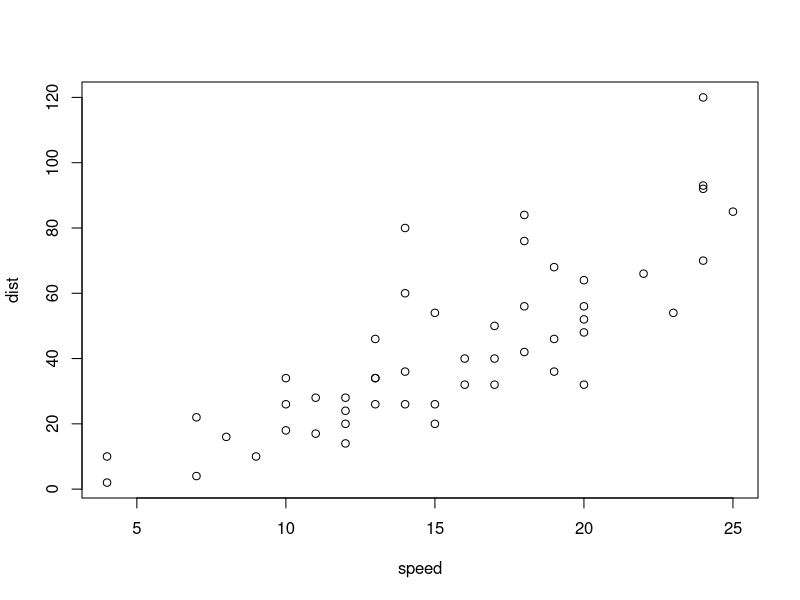
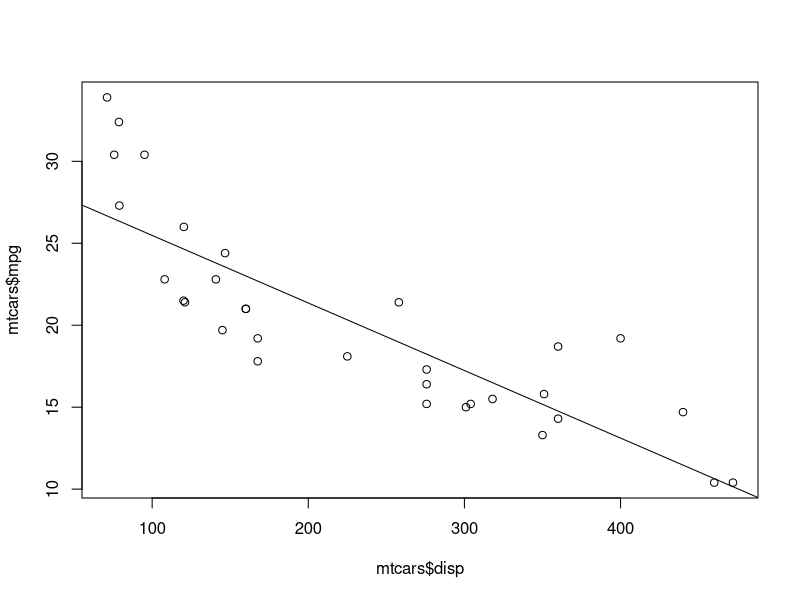
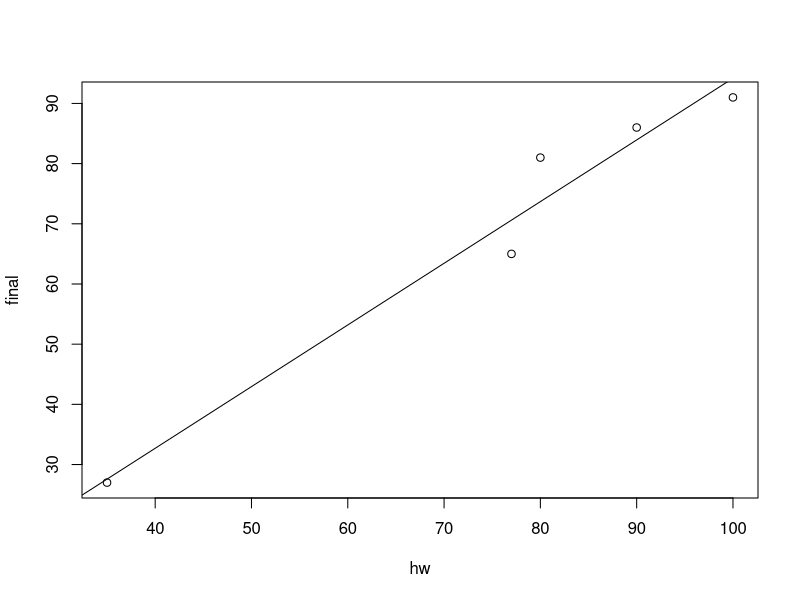

Reproduce these figures in R, in order.
## ---- chunk 1
plot(cars)
## ---- chunk 2
summary(mtcars)
## ---- chunk 3
str(mtcars)

## ---- chunk 4
mtcars$am <- factor(mtcars$am, levels = c(0,1), labels = c("automatic", "manual"))
summary(mtcars$am)
table(mtcars$am)
## ---- chunk 5
mtcars$vs <- factor(mtcars$vs, levels = c(0,1), labels = 
                      c("v-shape", "straight"))
summary(mtcars$vs)
table(mtcars$vs)
table(mtcars$am, mtcars$vs)
## ---- chunk 6
geardata <- split(mtcars, mtcars$gear) # chunk
geardata[[1]]
## ---- chunk 7
plot(mtcars$disp, mtcars$mpg)
mymodel <- lm(mpg ~ disp, data = mtcars)
abline(mymodel) # draw line requires a plot first
str(mymodel)
# same as abline(a = 29.59, b = -0.041)
## ---- chunk 8
by(mtcars, mtcars$gear, summary)
by(mtcars, mtcars$vs, function(m) lm(m[,1]~m[,4]))
by(mtcars, mtcars$vs, function(x) lm(mpg~disp, data=x))
## ---- chunk 9
byfun <- function(x, y, z) lm(x~y, data=x)
# by(mtcars, mtcars$vs, byfun(mtcars, mpg, disp)) #FAIL
## ---- chunk 10
hw <- c(90,35, 100, 77, 80)
final <- c(86,27,91,65,81)
plot(hw, final)
mymodel <- lm(final~hw)
summary(mymodel)
abline(mymodel)
# --- Model ---
# final = 1.025*hw+8.832
